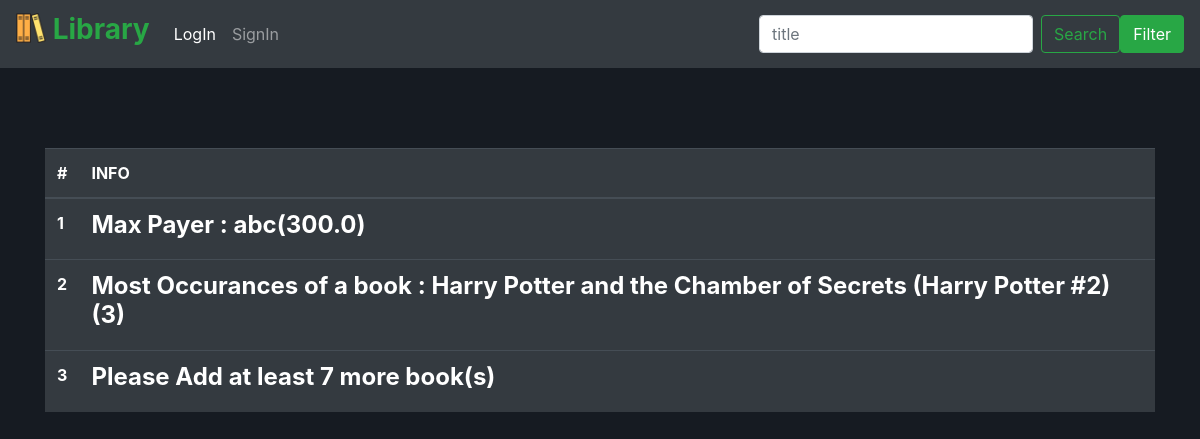
Before: / with the older database file.
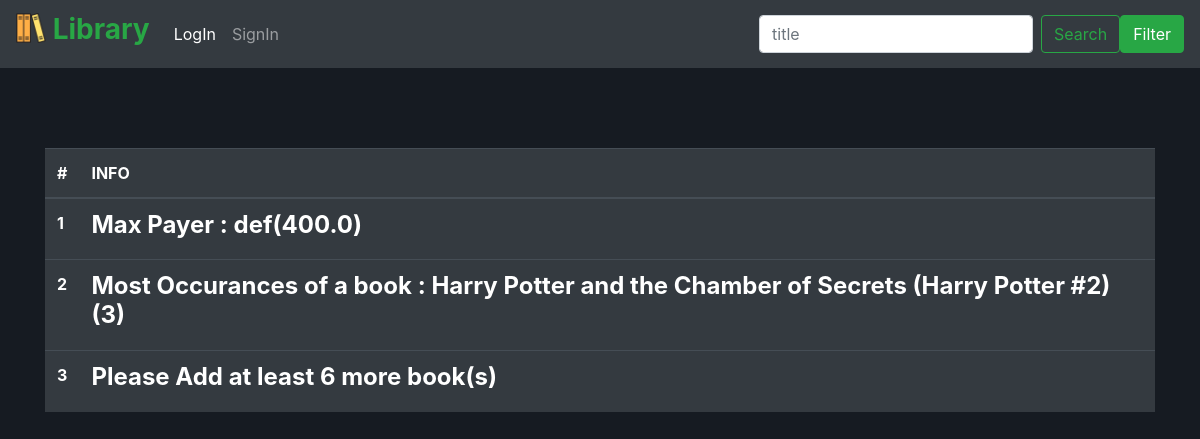
After: the same page with the newer database file.
### src/models.py (models this page shows, shortened)
class members(db.Model):
    id = db.Column('member_id' , db.Integer , primary_key=True)
    name = db.Column(db.String(100) , nullable=False)
    email = db.Column(db.String(100) , nullable=False , unique=True)
    count = db.Column(db.Integer , nullable=False)
    total_transactions = db.Column(db.Integer , nullable=False)
    paid = db.Column(db.Float , nullable=False)
    debt = db.Column(db.Float , nullable=False)

### src/app.py (the view)
@app.route('/')
def index():
    a = members.query.all()
    b = books.query.all()
    l = []
    for i in a:
        l += [(i.paid , i.name)]
    l = sorted(l , key=lambda i:i[0])
    c = 0
    d = {}
    for i in b:
        c += 1
        if i.title not in d:
            d[i.title] = 1
        else:
            d[i.title] += 1
    q = sorted(d.items() , key=lambda i:i[1])
    if c<15:
        c = 15 - c
    maxall = []
    if len(l)>0:
        maxall += [l[-1]]
    else:
        maxall += [[]]
    if len(q)>0:
        maxall += [q[-1]]
    else:
        maxall += [[]]
    maxall += [c]
    return render_template("index.html" , maxall=maxall)

### src/templates/index.html
{% extends "base.html" %}
{% block mainbody %}
<div class="container-sm indexbody">
    <table class="table table-hover table-dark">
        <thead>
            <tr>
                <th scope="col">#</th>
                <th scope="col">INFO</th>
            </tr>
        </thead>
        <tbody>
            <tr>
                <th scope="row">1</th>
                <td>
                    {% if not maxall[0]|length==0 %}
                        <h4 style="color: white; font-weight: bold;">Max Payer : {{ maxall[0][1] }}({{ maxall[0][0] }})</h4>
                    {% endif %}
                </td>
            </tr>
            <tr>
                <th scope="row">2</th>
                <td>
                    {% if not maxall[1]|length==0 %}
                        <h4 style="color: white; font-weight: bold;">Most Occurances of a book : {{ maxall[1][0] }}({{ maxall[1][1] }})</h4>
                    {% endif %}
                </td>
            </tr>
            <tr>
                <th scope="row">3</th>
                <td>
                    {% if maxall[2] > 0 %}
                        <h4 style="color: white; font-weight: bold;">Please Add at least {{ maxall[2] }} more book(s)</h4>
                    {% else %}
                        <h4 style="color: white; font-weight: bold;">Requirred number books added<h4>
                    {% endif %}
                </td>
            </tr>
        </tbody>
    </table>
</div>
{% endblock %}

Changed rows visible on the page:
no longer on this page (row unchanged): members: name "abc", paid "300.0"
now on this page (row edited): members: name "def", paid "400.0"
Other visible differences:
{{ maxall[2] }}: "7" → "6"
